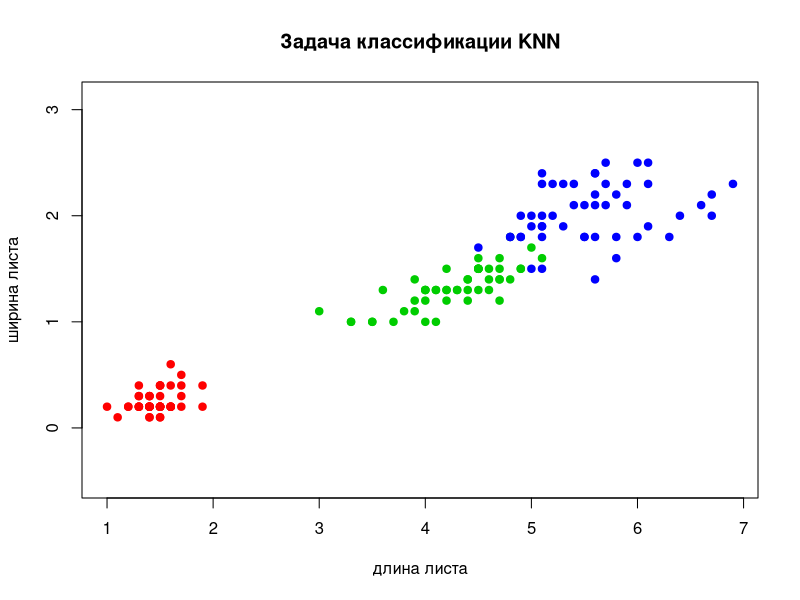

This figure's R source: (Note: this script raises an error after producing the figure.)
#	Решение задачи классификации методом KNN

euclidean_distance <- function(u, v){
#	функция расстояния
     
	sqrt(sum((u - v)^2)) 
}


sort_ojects_by_dist <- function(xl, z, metric_function = euclidean_distance){
#	сортировка

     l <- dim(xl)[1]	# размерность выборки по строкам     
	 n <- dim(xl)[2] - 1 	# размерность выборки по столбцам
	 distances <- matrix(NA, l, 2) 
	 
	      for (i in 1:l)  
		  {         
			distances[i, ] <- c(i, metric_function(xl[i, 1:n], z))	# расстояние от каждой точки до классифицируемой
		  }  
		  
	 orderedXl <- xl[order(distances[, 2]), ]	# сортируем выборку по расстоянию    
	 return (orderedXl);
}	


knn <- function(xl, z, k) {	  
#	функция которая возвращает класс объекта чаще всего встречающейся
	 orderedXl <- sort_ojects_by_dist(xl, z)     
	 n <- dim(orderedXl)[2] - 1 
	 classes <- orderedXl[1:k, n + 1] 
	 counts <- table(classes) 
	 class <- names(which.max(counts)) 
	 return (class)	  
}


loo <- function(xl, k) {
#	функция нахождения оптимального k
#    z <- c(xl[1,1], xl[1,2])
#	xl1 <- xl[2:dim(xl)[1], ]
#	class <- knn(xl1, z, k)
	
#	if(xl[1,3]== class) 
#		error=0
#	else error=1	
	sum <- 0
		
	for(i in 1:dim(xl)[1]){
		z <- c(xl[i, 1],xl[i, 2])
		xl1 <- xl[-i, ]
		class <- knn(xl1, z, k)
	
		if(xl[i, 3] == class) 
			sumerror <- sum + 1		
	}
	
sumerror <- (sum/(dim(xl)[1]))
return(sumerror)


prev_sumerror <- 1	# ошибка не может быть больше еденицы
xl <- (iris[ ,3:5])	# наша выборка
grafic1 <- matrix(c(k, LOO(xl, k)), 1, 2)
grafic2 <- matrix(NA, 1, 2)

for(i in 1:150){
	sumerror <- loo(xl, i)
	grafic2[1, ] <- c(i, sumerror)
	grafic1 <- rbind(grafic1, grafic2)
	if(prev_sumerror >= sumerror){
		prev_sumerror <- sumerror
		k <- i
	}	
}
}

#k=1




colors <- c("setosa" = "red", "versicolor" = "green3", "virginica" = "blue") 
plot(iris[ , 3:4], pch = 21, bg = colors[iris$Species], col = colors[iris$Species], main = "Задача классификации KNN", xlab = "длина листа", ylab = "ширина листа", asp = 1) 
 
OY<-c(seq(0.0, 3.0, 0.1)) # от 0 до 3 с шагом 0.1
OX<-c(seq(0.0, 7.0, 0.1))
for(i in OX){
	for(j in OY){
		z <- c(i, j)
		class <- KNN(xl, z, k) 
		points(z[1], z[2], pch = 22, col = colors[class], asp = 1) 
	}
}

plot(grafic1, pch = 22, bg = "blue", col = "blue",  main = "График зависимости LOO от k", xlab = "значение k", ylab = "значение LOO")
lines(grafic1, col = "blue")


